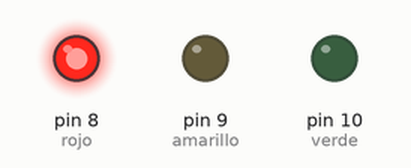
The sketch below on a simulated Arduino Mega 2560, built with avr-gcc and run on an emulated ATmega2560. Shown: output pins drawn as LEDs (lit = HIGH).

Above: at 2.5 s.
At 10.0 s:
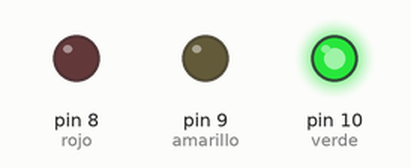
At 13.7 s:
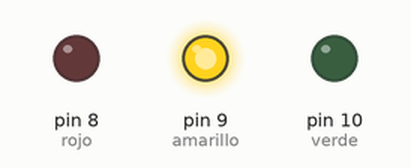
Timing chart, 0 to 19.5 s (numbered marks = the images above):
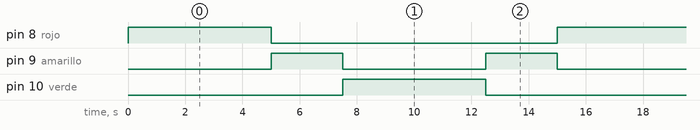

The sketch:

semaforo-mega.ino
```cpp
// Semaforo para Arduino Mega 2560
// Rojo D8, amarillo D9, verde D10 (220 ohmios en cada LED).
const int rojo = 8;
const int amarillo = 9;
const int verde = 10;
void luces(bool r, bool a, bool v) {
  digitalWrite(rojo, r ? HIGH : LOW);
  digitalWrite(amarillo, a ? HIGH : LOW);
  digitalWrite(verde, v ? HIGH : LOW);
}
void setup() {
  pinMode(rojo, OUTPUT);
  pinMode(amarillo, OUTPUT);
  pinMode(verde, OUTPUT);
  luces(LOW, LOW, LOW);
}
void loop() {
  luces(HIGH, LOW, LOW);  // ROJO
  delay(5000);
  luces(LOW, HIGH, LOW);  // AMARILLO
  delay(2500);
  luces(LOW, LOW, HIGH);  // VERDE
  delay(5000);
  luces(LOW, HIGH, LOW);  // AMARILLO
  delay(2500);
}
```

Measured:
- by itself, pin 8 (rojo), pin 10 (verde): alternates HIGH for 5.0 s and LOW for 10.0 s
- by itself, pin 9 (amarillo): alternates HIGH for 2.5 s and LOW for 5.0 s
- by itself, everything shown: repeats every 15.0 s, in 4 steps
